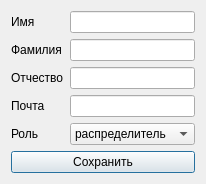
<?xml version="1.0" encoding="UTF-8"?>
<ui version="4.0">
 <class>EditEmployeeDialog</class>
 <widget class="QDialog" name="EditEmployeeDialog">
  <property name="windowTitle">
   <string>Редактировать сотрудника</string>
  </property>
  <layout class="QVBoxLayout" name="verticalLayout">
   <item>
    <layout class="QFormLayout" name="formLayout">
     <item row="0" column="0">
      <widget class="QLabel" name="labelFirstName">
       <property name="text">
        <string>Имя</string>
       </property>
      </widget>
     </item>
     <item row="0" column="1">
      <widget class="QLineEdit" name="firstNameEdit"/>
     </item>
     <item row="1" column="0">
      <widget class="QLabel" name="labelLastName">
       <property name="text">
        <string>Фамилия</string>
       </property>
      </widget>
     </item>
     <item row="1" column="1">
      <widget class="QLineEdit" name="lastNameEdit"/>
     </item>
     <item row="2" column="0">
      <widget class="QLabel" name="labelMiddleName">
       <property name="text">
        <string>Отчество</string>
       </property>
      </widget>
     </item>
     <item row="2" column="1">
      <widget class="QLineEdit" name="middleNameEdit"/>
     </item>
     <item row="3" column="0">
      <widget class="QLabel" name="labelEmail">
       <property name="text">
        <string>Почта</string>
       </property>
      </widget>
     </item>
     <item row="3" column="1">
      <widget class="QLineEdit" name="emailEdit"/>
     </item>
     <item row="4" column="0">
      <widget class="QLabel" name="labelRole">
       <property name="text">
        <string>Роль</string>
       </property>
      </widget>
     </item>
     <item row="4" column="1">
      <widget class="QComboBox" name="roleCombo">
       <item>
        <property name="text">
         <string>распределитель</string>
        </property>
       </item>
       <item>
        <property name="text">
         <string>работник</string>
        </property>
       </item>
      </widget>
     </item>
    </layout>
   </item>
   <item>
    <widget class="QPushButton" name="saveButton">
     <property name="text">
      <string>Сохранить</string>
     </property>
    </widget>
   </item>
  </layout>
 </widget>
 <resources/>
 <connections/>
</ui>
